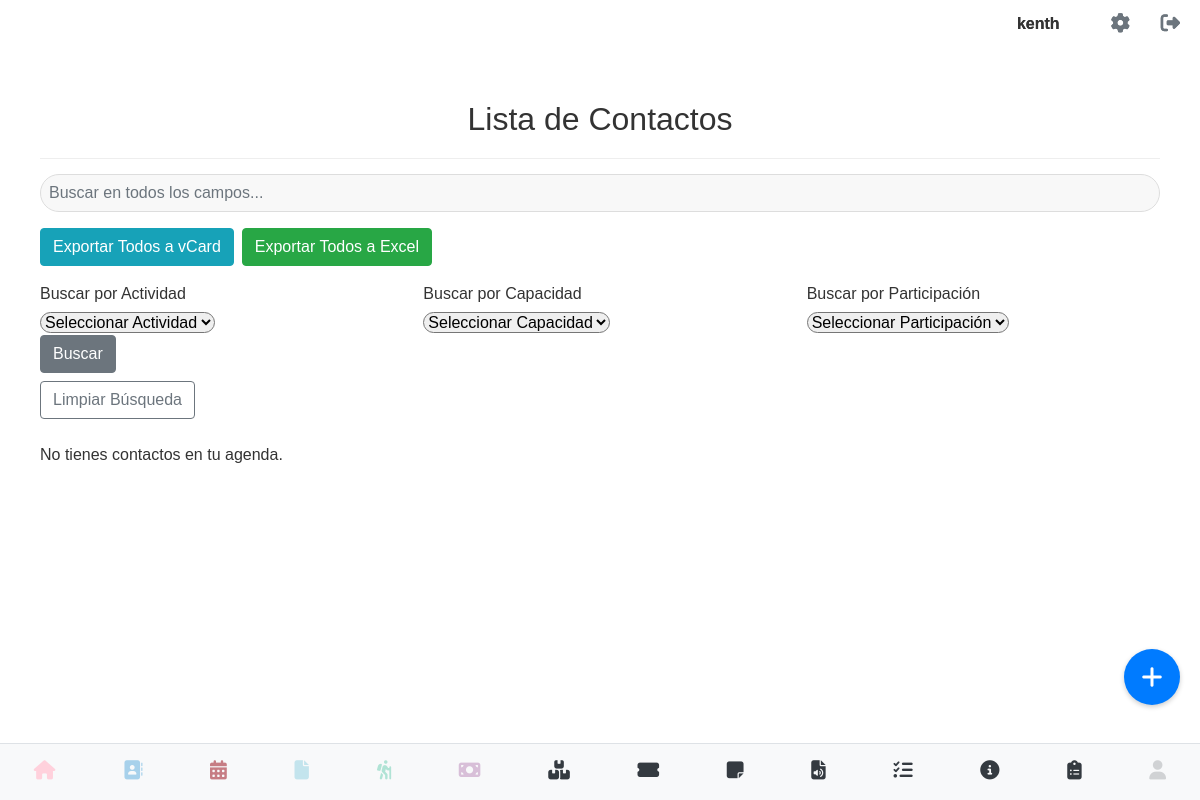
The page /listar_contacto (signed in) on the database as committed earlier.
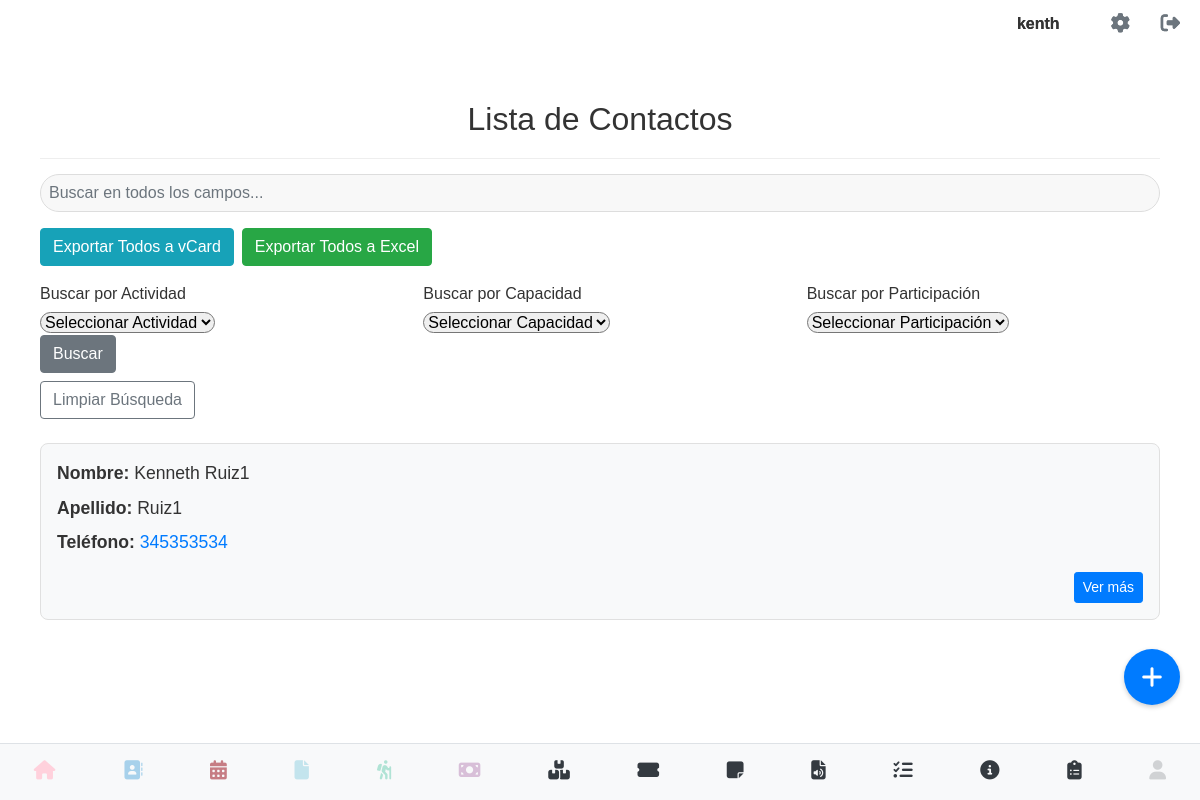
The same page on the database as committed later.
### models.py (models this page shows, shortened)
class Contacto(db.Model):
    __tablename__ = 'contacto'
    id = db.Column(db.Integer, primary_key=True)
    nombre = db.Column(db.String(100), nullable=False)
    primer_apellido = db.Column(db.String(100), nullable=True)
    segundo_apellido = db.Column(db.String(100), nullable=True)
    telefono = db.Column(db.String(20), nullable=False)
    movil = db.Column(db.String(20), nullable=True)
    email = db.Column(db.String(120), nullable=True)
    direccion = db.Column(db.String(200), nullable=True)
    tipo_actividad = db.Column(db.String(100), nullable=True)
    nota = db.Column(db.Text, nullable=True)
    fecha_ingreso = db.Column(db.DateTime, default=datetime.utcnow)
    direccion_mapa = db.Column(db.String(255), nullable=True)
    avatar_path = db.Column(db.String(255), nullable=True)
    usuario_id = db.Column(db.Integer, db.ForeignKey('users.id'), nullable=False)
    empresa = db.Column(db.String(100), nullable=True)
    sitio_web = db.Column(db.String(255), nullable=True)
    capacidad_persona = db.Column(db.String(50), nullable=True)
    participacion = db.Column(db.String(50), nullable=True)
    usuario = db.relationship('User', backref=db.backref('contactos', lazy=True))

### app.py (the view)
@app.route('/listar_contacto')
@login_required
def listar_contacto():
    form_busqueda = BusquedaContactoForm()
    contactos = Contacto.query.filter_by(usuario_id=current_user.id).order_by(Contacto.nombre, Contacto.primer_apellido, Contacto.segundo_apellido).all()
    return render_template('listar_contacto.html', contactos=contactos, form_busqueda=form_busqueda)

### app.py (called while the page is built)
@login_manager.user_loader
def load_user(user_id):
    return User.query.get(int(user_id))

### models.py (called while the page is built)
    @property
    def is_authenticated(self):
        return True

### templates/listar_contacto.html (shortened to what this page needs)
{% extends 'base.html' %}
{% block content %}
  <div class="contactos-container">
    {% if current_user.is_authenticated %}
        <div class="top-right">
            <span class="username-display">{{ current_user.username }}</span>
            <a href="{{ url_for('perfil') }}" class="gear-icon"><i class="fas fa-cog"></i></a>
            <a href="{{ url_for('logout') }}" class="logout-icon"><i class="fas fa-sign-out-alt"></i></a>
        </div>
    {% endif %}
    <h1>Lista de Contactos</h1>
    <div class="search-container mt-3">
      <input type="text" id="searchInput" class="form-control rounded-pill" placeholder="Buscar en todos los campos...">
    </div>
    <div class="export-buttons mt-3">
      <a href="{{ url_for('exportar_todos_vcard') }}" class="btn btn-info">Exportar Todos a vCard</a>
      <a href="{{ url_for('exportar_todos_excel') }}" class="btn btn-success">Exportar Todos a Excel</a>
    </div>
    <div class="filter-form mt-3">
      <form method="POST" action="{{ url_for('buscar_contacto') }}" class="row g-3 align-items-center">
        <div class="col-md-4">
          {{ form_busqueda.busqueda_actividad.label(class="form-label") }}
          {{ form_busqueda.busqueda_actividad(class="rounded-pill form-select") }}
        </div>
        <div class="col-md-4">
          {{ form_busqueda.busqueda_capacidad_persona.label(class="form-label") }}
          {{ form_busqueda.busqueda_capacidad_persona(class="rounded-pill form-select") }}
        </div>
        <div class="col-md-4">
          {{ form_busqueda.busqueda_participacion.label(class="form-label") }}
          {{ form_busqueda.busqueda_participacion(class="rounded-pill form-select") }}
        </div>
        <div class="col-auto">
          {{ form_busqueda.submit_buscar(class="btn btn-secondary") }}
        </div>
      </form>
      <a href="{{ url_for('listar_contacto') }}" class="btn btn-outline-secondary mt-2">Limpiar Búsqueda</a>
    </div>
    <ul class="contact-list mt-4">
      {% if contactos %}
        {% for contacto in contactos %}
          <li class="contact-list-item" data-search-terms="{{ (contacto.nombre + ' ' + (contacto.primer_apellido or '') + ' ' + (contacto.telefono or '') + ' ' + (contacto.segundo_apellido or '') + ' ' + (contacto.movil or '') + ' ' + (contacto.email or '') + ' ' + (contacto.direccion or '') + ' ' + (contacto.tipo_actividad or '') + ' ' + (contacto.nota or '') + ' ' + (contacto.direccion_mapa or '') + ' ' + (contacto.empresa or '') + ' ' + (contacto.sitio_web or '') + ' ' + (contacto.capacidad_persona or '') + ' ' + (contacto.participacion or '')).lower() }}">
            <p><strong>Nombre:</strong> {{ contacto.nombre | title }} {% if contacto.primer_apellido %}{{ contacto.primer_apellido | title }}{% endif %}</p>
            <p><strong>Apellido:</strong> {% if contacto.primer_apellido %}{{ contacto.primer_apellido | title }}{% endif %}</p>
            <p><strong>Teléfono:</strong>
              {% if contacto.telefono and not contacto.telefono.startswith('2') %}
                <a href="https://wa.me/506{{ contacto.telefono }}">{{ contacto.telefono }}</a>
              {% else %}
                {{ contacto.telefono }}
              {% endif %}
            </p>
            <a href="{{ url_for('contacto_detalle', id=contacto.id) }}" class="btn btn-sm btn-primary view-more-button">Ver más</a>
          </li>
        {% endfor %}
      {% else %}
        <p>No tienes contactos en tu agenda.</p>
      {% endif %}
    </ul>
    <a href="{{ url_for('crear_contacto') }}" class="floating-button">
      <i class="fas fa-plus"></i>
    </a>
  </div>
{% endblock %}

Rows that differ between the two databases and show on the page:
added Contacto: nombre "Kenneth", primer_apellido "Ruiz1", telefono "345353534"
Other text that changed with them:
text no longer shown: "No tienes contactos en tu agenda."
